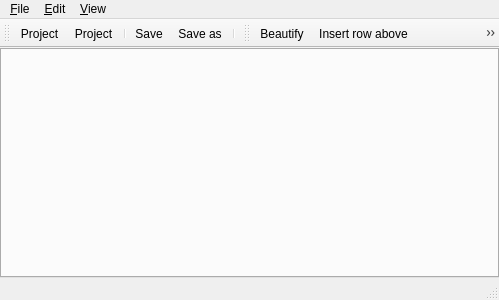
<?xml version="1.0" encoding="UTF-8"?>
<ui version="4.0">
 <class>MainWindow</class>
 <widget class="QMainWindow" name="MainWindow">
  <property name="geometry">
   <rect>
    <x>0</x>
    <y>0</y>
    <width>499</width>
    <height>300</height>
   </rect>
  </property>
  <property name="windowTitle">
   <string>TCE Assembly Editor</string>
  </property>
  <widget class="QWidget" name="centralWidget">
   <layout class="QHBoxLayout" name="horizontalLayout">
    <property name="leftMargin">
     <number>0</number>
    </property>
    <property name="topMargin">
     <number>0</number>
    </property>
    <property name="rightMargin">
     <number>0</number>
    </property>
    <property name="bottomMargin">
     <number>0</number>
    </property>
    <item>
     <widget class="QTabWidget" name="tabWidget">
      <property name="currentIndex">
       <number>-1</number>
      </property>
      <property name="tabsClosable">
       <bool>false</bool>
      </property>
      <property name="movable">
       <bool>true</bool>
      </property>
     </widget>
    </item>
   </layout>
  </widget>
  <widget class="QMenuBar" name="menuBar">
   <property name="geometry">
    <rect>
     <x>0</x>
     <y>0</y>
     <width>499</width>
     <height>25</height>
    </rect>
   </property>
   <widget class="QMenu" name="menu_File">
    <property name="title">
     <string>&amp;File</string>
    </property>
    <widget class="QMenu" name="menu_Open">
     <property name="title">
      <string>&amp;Open</string>
     </property>
     <addaction name="actionOpenProject"/>
    </widget>
    <widget class="QMenu" name="menu_New">
     <property name="title">
      <string>&amp;New</string>
     </property>
     <addaction name="actionNewProject"/>
    </widget>
    <addaction name="menu_New"/>
    <addaction name="menu_Open"/>
    <addaction name="separator"/>
    <addaction name="actionSave"/>
    <addaction name="actionSave_as"/>
    <addaction name="separator"/>
    <addaction name="action_Quit"/>
   </widget>
   <widget class="QMenu" name="menu_View">
    <property name="title">
     <string>&amp;View</string>
    </property>
    <addaction name="actionInfo"/>
    <addaction name="actionAssembly_code_editor"/>
   </widget>
   <widget class="QMenu" name="menu_Edit">
    <property name="title">
     <string>&amp;Edit</string>
    </property>
    <addaction name="actionCopy"/>
    <addaction name="actionCut"/>
    <addaction name="actionPaste"/>
    <addaction name="actionClear"/>
   </widget>
   <addaction name="menu_File"/>
   <addaction name="menu_Edit"/>
   <addaction name="menu_View"/>
  </widget>
  <widget class="QToolBar" name="mainToolBar">
   <attribute name="toolBarArea">
    <enum>TopToolBarArea</enum>
   </attribute>
   <attribute name="toolBarBreak">
    <bool>false</bool>
   </attribute>
   <addaction name="actionNewProject"/>
   <addaction name="actionOpenProject"/>
   <addaction name="separator"/>
   <addaction name="actionSave"/>
   <addaction name="actionSave_as"/>
   <addaction name="separator"/>
  </widget>
  <widget class="QStatusBar" name="statusBar"/>
  <widget class="QToolBar" name="toolBar">
   <property name="windowTitle">
    <string>toolBar</string>
   </property>
   <attribute name="toolBarArea">
    <enum>TopToolBarArea</enum>
   </attribute>
   <attribute name="toolBarBreak">
    <bool>false</bool>
   </attribute>
   <addaction name="actionBeautify"/>
   <addaction name="actionInsert_row_above"/>
   <addaction name="actionInsert_row_below"/>
   <addaction name="actionInsert_column_left"/>
   <addaction name="actionInsert_column_right"/>
   <addaction name="actionDelete_column"/>
   <addaction name="actionDelete_row"/>
  </widget>
  <action name="action_Quit">
   <property name="icon">
    <iconset>
     <normaloff>:/icons/resources/icons/quit</normaloff>:/icons/resources/icons/quit</iconset>
   </property>
   <property name="text">
    <string>&amp;Quit</string>
   </property>
  </action>
  <action name="actionOpenProject">
   <property name="icon">
    <iconset resource="resources.qrc">
     <normaloff>:/icons/resources/icons/open_document.png</normaloff>:/icons/resources/icons/open_document.png</iconset>
   </property>
   <property name="text">
    <string>Project</string>
   </property>
   <property name="toolTip">
    <string>Open existing project</string>
   </property>
  </action>
  <action name="actionNewProject">
   <property name="icon">
    <iconset resource="resources.qrc">
     <normaloff>:/icons/resources/icons/new_document.png</normaloff>:/icons/resources/icons/new_document.png</iconset>
   </property>
   <property name="text">
    <string>Project</string>
   </property>
   <property name="toolTip">
    <string>Create new project</string>
   </property>
  </action>
  <action name="actionSave">
   <property name="icon">
    <iconset resource="resources.qrc">
     <normaloff>:/icons/resources/icons/save.png</normaloff>:/icons/resources/icons/save.png</iconset>
   </property>
   <property name="text">
    <string>Save</string>
   </property>
   <property name="toolTip">
    <string>&amp;Save</string>
   </property>
   <property name="shortcut">
    <string>Ctrl+S</string>
   </property>
  </action>
  <action name="actionSave_as">
   <property name="icon">
    <iconset resource="resources.qrc">
     <normaloff>:/icons/resources/icons/save_as.png</normaloff>:/icons/resources/icons/save_as.png</iconset>
   </property>
   <property name="text">
    <string>Save as...</string>
   </property>
  </action>
  <action name="actionInfo">
   <property name="checkable">
    <bool>true</bool>
   </property>
   <property name="text">
    <string>Info</string>
   </property>
  </action>
  <action name="actionAssembly_code_editor">
   <property name="checkable">
    <bool>true</bool>
   </property>
   <property name="text">
    <string>Assembly code editor</string>
   </property>
  </action>
  <action name="actionBeautify">
   <property name="icon">
    <iconset resource="resources.qrc">
     <normaloff>:/icons/resources/icons/beautify.png</normaloff>:/icons/resources/icons/beautify.png</iconset>
   </property>
   <property name="text">
    <string>Beautify</string>
   </property>
  </action>
  <action name="actionInsert_row_above">
   <property name="icon">
    <iconset resource="resources.qrc">
     <normaloff>:/icons/resources/icons/insert_column_above.png</normaloff>:/icons/resources/icons/insert_column_above.png</iconset>
   </property>
   <property name="text">
    <string>Insert row above</string>
   </property>
   <property name="toolTip">
    <string>Insert row above the current one</string>
   </property>
  </action>
  <action name="actionInsert_row_below">
   <property name="icon">
    <iconset resource="resources.qrc">
     <normaloff>:/icons/resources/icons/inesrt_column_below.png</normaloff>:/icons/resources/icons/inesrt_column_below.png</iconset>
   </property>
   <property name="text">
    <string>Insert row below</string>
   </property>
   <property name="toolTip">
    <string>Insert row below the current one</string>
   </property>
  </action>
  <action name="actionInsert_column_left">
   <property name="icon">
    <iconset resource="resources.qrc">
     <normaloff>:/icons/resources/icons/insert_row_left.png</normaloff>:/icons/resources/icons/insert_row_left.png</iconset>
   </property>
   <property name="text">
    <string>Insert column left</string>
   </property>
   <property name="toolTip">
    <string>Insert new column on the left side</string>
   </property>
  </action>
  <action name="actionInsert_column_right">
   <property name="icon">
    <iconset resource="resources.qrc">
     <normaloff>:/icons/resources/icons/insert_row_right.png</normaloff>:/icons/resources/icons/insert_row_right.png</iconset>
   </property>
   <property name="text">
    <string>Insert column right</string>
   </property>
   <property name="toolTip">
    <string>Insert new column on the right side</string>
   </property>
  </action>
  <action name="actionDelete_column">
   <property name="icon">
    <iconset resource="resources.qrc">
     <normaloff>:/icons/resources/icons/delete_column.png</normaloff>:/icons/resources/icons/delete_column.png</iconset>
   </property>
   <property name="text">
    <string>Delete column</string>
   </property>
   <property name="toolTip">
    <string>Delete current column</string>
   </property>
  </action>
  <action name="actionDelete_row">
   <property name="icon">
    <iconset resource="resources.qrc">
     <normaloff>:/icons/resources/icons/delete_row.png</normaloff>:/icons/resources/icons/delete_row.png</iconset>
   </property>
   <property name="text">
    <string>Delete row</string>
   </property>
   <property name="toolTip">
    <string>Delete current row</string>
   </property>
  </action>
  <action name="actionCopy">
   <property name="text">
    <string>&amp;Copy</string>
   </property>
   <property name="toolTip">
    <string>Copy</string>
   </property>
   <property name="shortcut">
    <string>Ctrl+C</string>
   </property>
  </action>
  <action name="actionPaste">
   <property name="text">
    <string>&amp;Paste</string>
   </property>
   <property name="toolTip">
    <string>Paste</string>
   </property>
   <property name="shortcut">
    <string>Ctrl+V</string>
   </property>
  </action>
  <action name="actionCut">
   <property name="text">
    <string>Cut</string>
   </property>
   <property name="toolTip">
    <string>Cut</string>
   </property>
   <property name="shortcut">
    <string>Ctrl+X</string>
   </property>
  </action>
  <action name="actionClear">
   <property name="text">
    <string>Clear</string>
   </property>
   <property name="toolTip">
    <string>Clear</string>
   </property>
   <property name="shortcut">
    <string>Del</string>
   </property>
  </action>
 </widget>
 <layoutdefault spacing="6" margin="11"/>
 <resources>
  <include location="resources.qrc"/>
 </resources>
 <connections/>
</ui>
